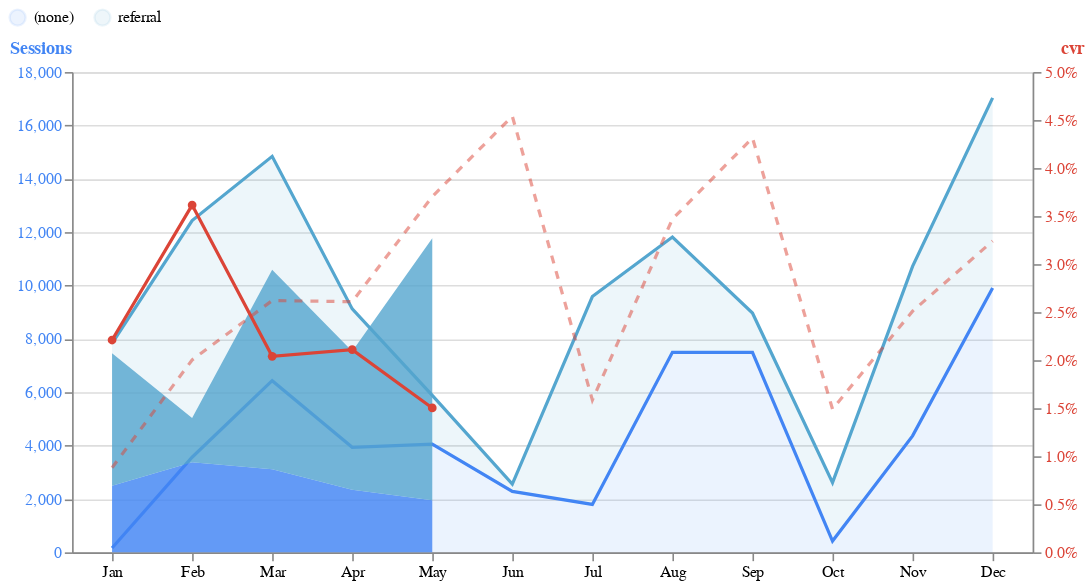

The notebook cell saved with this chart:
### Code cell
# @markdown monthly_by_media_df
source = media_data.monthly_by_media_df.query("Medium in @market_medium")
media_data.visualize_demand_chart(source)

### Figure 1 — Vega-Lite specification as saved in the notebook (floating-point values rounded to 4 significant figures)
{"config": {"view": {"continuousWidth": 300, "continuousHeight": 300}}, "layer": [{"layer": [{"mark": {"type": "area", "line": true, "opacity": 0.1}, "encoding": {"color": {"field": "Medium", "legend": {"direction": "horizontal", "legendX": -40, "legendY": -40, "orient": "none", "title": "", "titleAnchor": "start"}, "scale": {"range": ["#4285F4", "#54A6CF", "#BDE7F0"]}, "sort": ["(none)", "referral", "organic search"], "type": "nominal"}, "order": {"field": "color_Medium_sort_index", "type": "quantitative"}, "x": {"axis": {"format": "%b"}, "field": "Month", "scale": {"domain": [1, 2, 3, 4, 5, 6, 7, 8, 9, 10, 11, 12]}, "timeUnit": "month", "title": "", "type": "ordinal"}, "y": {"axis": {"labelColor": "#4285F4", "titleAlign": "left", "titleAngle": 0, "titleColor": "#4285F4", "titleY": -10}, "field": "Sessions", "type": "quantitative"}}, "transform": [{"filter": "datum.fiscal_year == 0"}]}, {"mark": {"type": "area", "line": false, "opacity": 0.8}, "encoding": {"color": {"field": "Medium", "legend": {"direction": "horizontal", "legendX": -40, "legendY": -40, "orient": "none", "title": "", "titleAnchor": "start"}, "scale": {"range": ["#4285F4", "#54A6CF", "#BDE7F0"]}, "sort": ["(none)", "referral", "organic search"], "type": "nominal"}, "order": {"field": "color_Medium_sort_index", "type": "quantitative"}, "x": {"axis": {"format": "%b"}, "field": "Month", "scale": {"domain": [1, 2, 3, 4, 5, 6, 7, 8, 9, 10, 11, 12]}, "timeUnit": "month", "title": "", "type": "ordinal"}, "y": {"axis": {"labelColor": "#4285F4", "titleAlign": "left", "titleAngle": 0, "titleColor": "#4285F4", "titleY": -10}, "field": "Sessions", "type": "quantitative"}}, "transform": [{"filter": "datum.fiscal_year == 1"}]}]}, {"layer": [{"mark": {"type": "line", "opacity": 0.5, "point": false, "strokeDash": [5, 5]}, "encoding": {"color": {"value": "#DB4437"}, "x": {"axis": {"format": "%b"}, "field": "Month", "scale": {"domain": [1, 2, 3, 4, 5, 6, 7, 8, 9, 10, 11, 12]}, "timeUnit": "month", "title": "", "type": "ordinal"}, "y": {"axis": {"format": "%", "labelColor": "#DB4437", "titleAlign": "right", "titleAngle": 0, "titleColor": "#DB4437", "titleY": -10}, "field": "cvr", "type": "quantitative"}}, "transform": [{"aggregate": [{"op": "sum", "field": "Sessions", "as": "session"}, {"op": "sum", "field": "CV", "as": "cv"}], "groupby": ["Month", "fiscal_year"]}, {"calculate": "datum.cv/datum.session", "as": "cvr"}, {"filter": "datum.fiscal_year == 0"}]}, {"mark": {"type": "line", "opacity": 1, "point": true, "strokeDash": [0]}, "encoding": {"color": {"value": "#DB4437"}, "x": {"axis": {"format": "%b"}, "field": "Month", "scale": {"domain": [1, 2, 3, 4, 5, 6, 7, 8, 9, 10, 11, 12]}, "timeUnit": "month", "title": "", "type": "ordinal"}, "y": {"axis": {"format": "%", "labelColor": "#DB4437", "titleAlign": "right", "titleAngle": 0, "titleColor": "#DB4437", "titleY": -10}, "field": "cvr", "type": "quantitative"}}, "transform": [{"aggregate": [{"op": "sum", "field": "Sessions", "as": "session"}, {"op": "sum", "field": "CV", "as": "cv"}], "groupby": ["Month", "fiscal_year"]}, {"calculate": "datum.cv/datum.session", "as": "cvr"}, {"filter": "datum.fiscal_year == 1"}]}]}], "data": {"name": "data-a19c5e61194549c3d5011e415c801334"}, "height": 300, "resolve": {"scale": {"y": "independent"}}, "width": 600, "$schema": "https://vega.github.io/schema/vega-lite/v5.20.1.json", "datasets": {"data-a19c5e61194549c3d5011e415c801334": [{"fiscal_year": 0, "YearMonth": "2024-01", "Year": "2024", "Month": "01", "Medium": "(none)", "Sessions": 164.0, "CV": 8.0, "Value": 127700.0, "Investment": 0.0, "CPC": 0.0, "CVR": 0.04878, "CPA": 0.0, "ROAS": null, "Marginal_Profit": 127700.0, "ValuePerCV": 15960.0, "Marginal_Profit_rate": 1.0, "mROI": null}, {"fiscal_year": 0, "YearMonth": "2024-01", "Year": "2024", "Month": "01", "Medium": "referral", "Sessions": 7667.0, "CV": 61.0, "Value": 954900.0, "Investment": 0.0, "CPC": 0.0, "CVR": 0.007956, "CPA": 0.0, "ROAS": null, "Marginal_Profit": 954900.0, "ValuePerCV": 15650.0, "Marginal_Profit_rate": 1.0, "mROI": null}, {"fiscal_year": 0, "YearMonth": "2024-02", "Year": "2024", "Month": "02", "Medium": "(none)", "Sessions": 3565.0, "CV": 178.0, "Value": 2775000.0, "Investment": 0.0, "CPC": 0.0, "CVR": 0.04993, "CPA": 0.0, "ROAS": null, "Marginal_Profit": 2775000.0, "ValuePerCV": 15590.0, "Marginal_Profit_rate": 1.0, "mROI": null}, {"fiscal_year": 0, "YearMonth": "2024-02", "Year": "2024", "Month": "02", "Medium": "referral", "Sessions": 8867.0, "CV": 71.0, "Value": 1104000.0, "Investment": 0.0, "CPC": 0.0, "CVR": 0.008007, "CPA": 0.0, "ROAS": null, "Marginal_Profit": 1104000.0, "ValuePerCV": 15550.0, "Marginal_Profit_rate": 1.0, "mROI": null}, {"fiscal_year": 0, "YearMonth": "2024-03", "Year": "2024", "Month": "03", "Medium": "(none)", "Sessions": 6434.0, "CV": 322.0, "Value": 5008000.0, "Investment": 0.0, "CPC": 0.0, "CVR": 0.05005, "CPA": 0.0, "ROAS": null, "Marginal_Profit": 5008000.0, "ValuePerCV": 15550.0, "Marginal_Profit_rate": 1.0, "mROI": null}, {"fiscal_year": 0, "YearMonth": "2024-03", "Year": "2024", "Month": "03", "Medium": "referral", "Sessions": 8406.0, "CV": 67.0, "Value": 1047000.0, "Investment": 0.0, "CPC": 0.0, "CVR": 0.00797, "CPA": 0.0, "ROAS": null, "Marginal_Profit": 1047000.0, "ValuePerCV": 15630.0, "Marginal_Profit_rate": 1.0, "mROI": null}, {"fiscal_year": 0, "YearMonth": "2024-04", "Year": "2024", "Month": "04", "Medium": "(none)", "Sessions": 3935.0, "CV": 197.0, "Value": 3063000.0, "Investment": 0.0, "CPC": 0.0, "CVR": 0.05006, "CPA": 0.0, "ROAS": null, "Marginal_Profit": 3063000.0, "ValuePerCV": 15550.0, "Marginal_Profit_rate": 1.0, "mROI": null}, {"fiscal_year": 0, "YearMonth": "2024-04", "Year": "2024", "Month": "04", "Medium": "referral", "Sessions": 5187.0, "CV": 41.0, "Value": 646000.0, "Investment": 0.0, "CPC": 0.0, "CVR": 0.007904, "CPA": 0.0, "ROAS": null, "Marginal_Profit": 646000.0, "ValuePerCV": 15760.0, "Marginal_Profit_rate": 1.0, "mROI": null}, {"fiscal_year": 0, "YearMonth": "2024-05", "Year": "2024", "Month": "05", "Medium": "(none)", "Sessions": 4056.0, "CV": 203.0, "Value": 3157000.0, "Investment": 0.0, "CPC": 0.0, "CVR": 0.05005, "CPA": 0.0, "ROAS": null, "Marginal_Profit": 3157000.0, "ValuePerCV": 15550.0, "Marginal_Profit_rate": 1.0, "mROI": null}, {"fiscal_year": 0, "YearMonth": "2024-05", "Year": "2024", "Month": "05", "Medium": "referral", "Sessions": 1830.0, "CV": 15.0, "Value": 227900.0, "Investment": 0.0, "CPC": 0.0, "CVR": 0.008197, "CPA": 0.0, "ROAS": null, "Marginal_Profit": 227900.0, "ValuePerCV": 15190.0, "Marginal_Profit_rate": 1.0, "mROI": null}, {"fiscal_year": 0, "YearMonth": "2024-06", "Year": "2024", "Month": "06", "Medium": "(none)", "Sessions": 2286.0, "CV": 114.0, "Value": 1779000.0, "Investment": 0.0, "CPC": 0.0, "CVR": 0.04987, "CPA": 0.0, "ROAS": null, "Marginal_Profit": 1779000.0, "ValuePerCV": 15610.0, "Marginal_Profit_rate": 1.0, "mROI": null}, {"fiscal_year": 0, "YearMonth": "2024-06", "Year": "2024", "Month": "06", "Medium": "referral", "Sessions": 269.0, "CV": 2.0, "Value": 33500.0, "Investment": 0.0, "CPC": 0.0, "CVR": 0.007435, "CPA": 0.0, "ROAS": null, "Marginal_Profit": 33500.0, "ValuePerCV": 16750.0, "Marginal_Profit_rate": 1.0, "mROI": null}, {"fiscal_year": 0, "YearMonth": "2024-07", "Year": "2024", "Month": "07", "Medium": "(none)", "Sessions": 1795.0, "CV": 90.0, "Value": 1397000.0, "Investment": 0.0, "CPC": 0.0, "CVR": 0.05014, "CPA": 0.0, "ROAS": null, "Marginal_Profit": 1397000.0, "ValuePerCV": 15520.0, "Marginal_Profit_rate": 1.0, "mROI": null}, {"fiscal_year": 0, "YearMonth": "2024-07", "Year": "2024", "Month": "07", "Medium": "referral", "Sessions": 7791.0, "CV": 62.0, "Value": 970300.0, "Investment": 0.0, "CPC": 0.0, "CVR": 0.007958, "CPA": 0.0, "ROAS": null, "Marginal_Profit": 970300.0, "ValuePerCV": 15650.0, "Marginal_Profit_rate": 1.0, "mROI": null}, {"fiscal_year": 0, "YearMonth": "2024-08", "Year": "2024", "Month": "08", "Medium": "(none)", "Sessions": 7496.0, "CV": 375.0, "Value": 5835000.0, "Investment": 0.0, "CPC": 0.0, "CVR": 0.05003, "CPA": 0.0, "ROAS": null, "Marginal_Profit": 5835000.0, "ValuePerCV": 15560.0, "Marginal_Profit_rate": 1.0, "mROI": null}, {"fiscal_year": 0, "YearMonth": "2024-08", "Year": "2024", "Month": "08", "Medium": "referral", "Sessions": 4321.0, "CV": 35.0, "Value": 538200.0, "Investment": 0.0, "CPC": 0.0, "CVR": 0.0081, "CPA": 0.0, "ROAS": null, "Marginal_Profit": 538200.0, "ValuePerCV": 15380.0, "Marginal_Profit_rate": 1.0, "mROI": null}, {"fiscal_year": 0, "YearMonth": "2024-09", "Year": "2024", "Month": "09", "Medium": "(none)", "Sessions": 7493.0, "CV": 375.0, "Value": 5833000.0, "Investment": 0.0, "CPC": 0.0, "CVR": 0.05005, "CPA": 0.0, "ROAS": null, "Marginal_Profit": 5833000.0, "ValuePerCV": 15550.0, "Marginal_Profit_rate": 1.0, "mROI": null}, {"fiscal_year": 0, "YearMonth": "2024-09", "Year": "2024", "Month": "09", "Medium": "referral", "Sessions": 1478.0, "CV": 12.0, "Value": 184100.0, "Investment": 0.0, "CPC": 0.0, "CVR": 0.008119, "CPA": 0.0, "ROAS": null, "Marginal_Profit": 184100.0, "ValuePerCV": 15340.0, "Marginal_Profit_rate": 1.0, "mROI": null}, {"fiscal_year": 0, "YearMonth": "2024-10", "Year": "2024", "Month": "10", "Medium": "(none)", "Sessions": 424.0, "CV": 21.0, "Value": 330000.0, "Investment": 0.0, "CPC": 0.0, "CVR": 0.04953, "CPA": 0.0, "ROAS": null, "Marginal_Profit": 330000.0, "ValuePerCV": 15720.0, "Marginal_Profit_rate": 1.0, "mROI": null}, {"fiscal_year": 0, "YearMonth": "2024-10", "Year": "2024", "Month": "10", "Medium": "referral", "Sessions": 2191.0, "CV": 18.0, "Value": 272900.0, "Investment": 0.0, "CPC": 0.0, "CVR": 0.008215, "CPA": 0.0, "ROAS": null, "Marginal_Profit": 272900.0, "ValuePerCV": 15160.0, "Marginal_Profit_rate": 1.0, "mROI": null}, {"fiscal_year": 0, "YearMonth": "2024-11", "Year": "2024", "Month": "11", "Medium": "(none)", "Sessions": 4366.0, "CV": 218.0, "Value": 3398000.0, "Investment": 0.0, "CPC": 0.0, "CVR": 0.04993, "CPA": 0.0, "ROAS": null, "Marginal_Profit": 3398000.0, "ValuePerCV": 15590.0, "Marginal_Profit_rate": 1.0, "mROI": null}, {"fiscal_year": 0, "YearMonth": "2024-11", "Year": "2024", "Month": "11", "Medium": "referral", "Sessions": 6349.0, "CV": 51.0, "Value": 790700.0, "Investment": 0.0, "CPC": 0.0, "CVR": 0.008033, "CPA": 0.0, "ROAS": null, "Marginal_Profit": 790700.0, "ValuePerCV": 15500.0, "Marginal_Profit_rate": 1.0, "mROI": null}, {"fiscal_year": 0, "YearMonth": "2024-12", "Year": "2024", "Month": "12", "Medium": "(none)", "Sessions": 9904.0, "CV": 495.0, "Value": 7709000.0, "Investment": 0.0, "CPC": 0.0, "CVR": 0.04998, "CPA": 0.0, "ROAS": null, "Marginal_Profit": 7709000.0, "ValuePerCV": 15570.0, "Marginal_Profit_rate": 1.0, "mROI": null}, {"fiscal_year": 0, "YearMonth": "2024-12", "Year": "2024", "Month": "12", "Medium": "referral", "Sessions": 7129.0, "CV": 57.0, "Value": 887900.0, "Investment": 0.0, "CPC": 0.0, "CVR": 0.007996, "CPA": 0.0, "ROAS": null, "Marginal_Profit": 887900.0, "ValuePerCV": 15580.0, "Marginal_Profit_rate": 1.0, "mROI": null}, {"fiscal_year": 1, "YearMonth": "2025-01", "Year": "2025", "Month": "01", "Medium": "(none)", "Sessions": 2497.0, "CV": 125.0, "Value": 1944000.0, "Investment": 0.0, "CPC": 0.0, "CVR": 0.05006, "CPA": 0.0, "ROAS": null, "Marginal_Profit": 1944000.0, "ValuePerCV": 15550.0, "Marginal_Profit_rate": 1.0, "mROI": null}, {"fiscal_year": 1, "YearMonth": "2025-01", "Year": "2025", "Month": "01", "Medium": "referral", "Sessions": 4968.0, "CV": 40.0, "Value": 618700.0, "Investment": 0.0, "CPC": 0.0, "CVR": 0.008052, "CPA": 0.0, "ROAS": null, "Marginal_Profit": 618700.0, "ValuePerCV": 15470.0, "Marginal_Profit_rate": 1.0, "mROI": null}, {"fiscal_year": 1, "YearMonth": "2025-02", "Year": "2025", "Month": "02", "Medium": "(none)", "Sessions": 3372.0, "CV": 169.0, "Value": 2625000.0, "Investment": 0.0, "CPC": 0.0, "CVR": 0.05012, "CPA": 0.0, "ROAS": null, "Marginal_Profit": 2625000.0, "ValuePerCV": 15530.0, "Marginal_Profit_rate": 1.0, "mROI": null}, {"fiscal_year": 1, "YearMonth": "2025-02", "Year": "2025", "Month": "02", "Medium": "referral", "Sessions": 1663.0, "CV": 13.0, "Value": 207100.0, "Investment": 0.0, "CPC": 0.0, "CVR": 0.007817, "CPA": 0.0, "ROAS": null, "Marginal_Profit": 207100.0, "ValuePerCV": 15930.0, "Marginal_Profit_rate": 1.0, "mROI": null}, {"fiscal_year": 1, "YearMonth": "2025-03", "Year": "2025", "Month": "03", "Medium": "(none)", "Sessions": 3118.0, "CV": 156.0, "Value": 2427000.0, "Investment": 0.0, "CPC": 0.0, "CVR": 0.05003, "CPA": 0.0, "ROAS": null, "Marginal_Profit": 2427000.0, "ValuePerCV": 15560.0, "Marginal_Profit_rate": 1.0, "mROI": null}, {"fiscal_year": 1, "YearMonth": "2025-03", "Year": "2025", "Month": "03", "Medium": "referral", "Sessions": 7469.0, "CV": 60.0, "Value": 930200.0, "Investment": 0.0, "CPC": 0.0, "CVR": 0.008033, "CPA": 0.0, "ROAS": null, "Marginal_Profit": 930200.0, "ValuePerCV": 15500.0, "Marginal_Profit_rate": 1.0, "mROI": null}, {"fiscal_year": 1, "YearMonth": "2025-04", "Year": "2025", "Month": "04", "Medium": "(none)", "Sessions": 2343.0, "CV": 117.0, "Value": 1824000.0, "Investment": 0.0, "CPC": 0.0, "CVR": 0.04994, "CPA": 0.0, "ROAS": null, "Marginal_Profit": 1824000.0, "ValuePerCV": 15590.0, "Marginal_Profit_rate": 1.0, "mROI": null}, {"fiscal_year": 1, "YearMonth": "2025-04", "Year": "2025", "Month": "04", "Medium": "referral", "Sessions": 5191.0, "CV": 42.0, "Value": 646500.0, "Investment": 0.0, "CPC": 0.0, "CVR": 0.008091, "CPA": 0.0, "ROAS": null, "Marginal_Profit": 646500.0, "ValuePerCV": 15390.0, "Marginal_Profit_rate": 1.0, "mROI": null}, {"fiscal_year": 1, "YearMonth": "2025-05", "Year": "2025", "Month": "05", "Medium": "(none)", "Sessions": 1953.0, "CV": 98.0, "Value": 1520000.0, "Investment": 0.0, "CPC": 0.0, "CVR": 0.05018, "CPA": 0.0, "ROAS": null, "Marginal_Profit": 1520000.0, "ValuePerCV": 15510.0, "Marginal_Profit_rate": 1.0, "mROI": null}, {"fiscal_year": 1, "YearMonth": "2025-05", "Year": "2025", "Month": "05", "Medium": "referral", "Sessions": 9822.0, "CV": 79.0, "Value": 1223000.0, "Investment": 0.0, "CPC": 0.0, "CVR": 0.008043, "CPA": 0.0, "ROAS": null, "Marginal_Profit": 1223000.0, "ValuePerCV": 15480.0, "Marginal_Profit_rate": 1.0, "mROI": null}]}}
